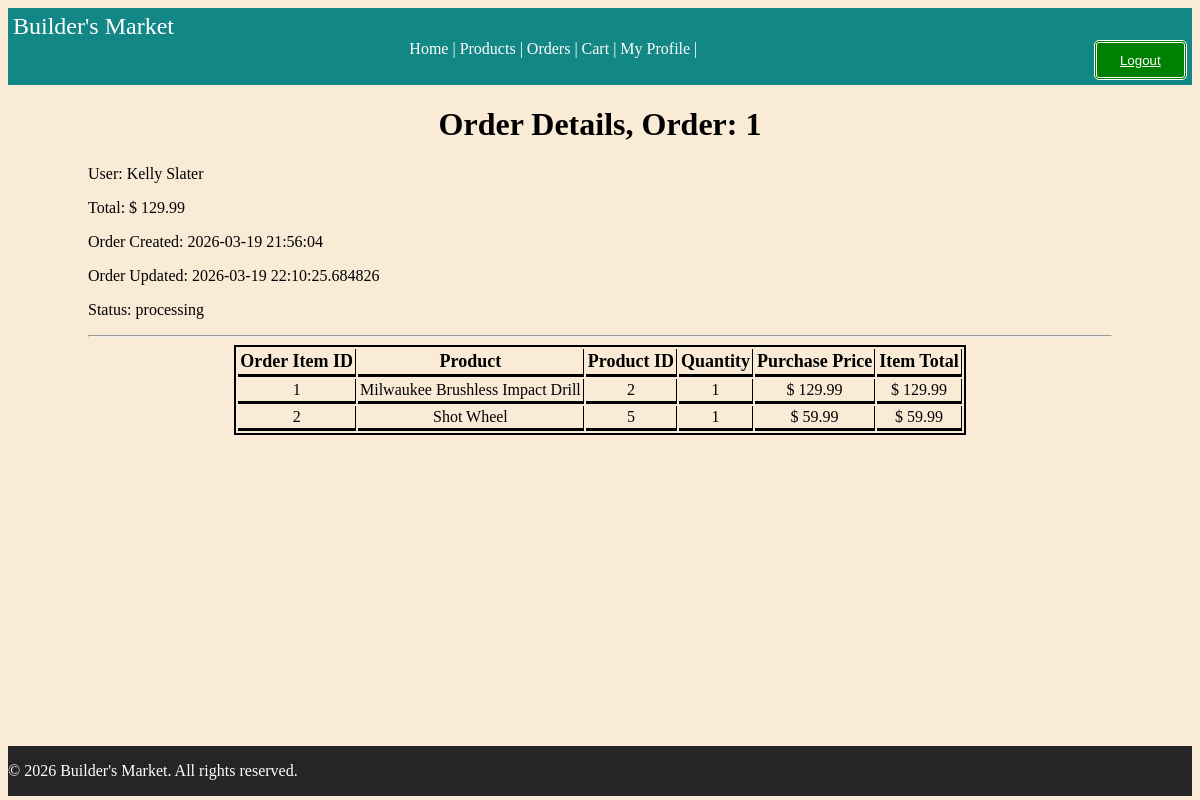
Before: /orders/1 (signed in) with the older database file.
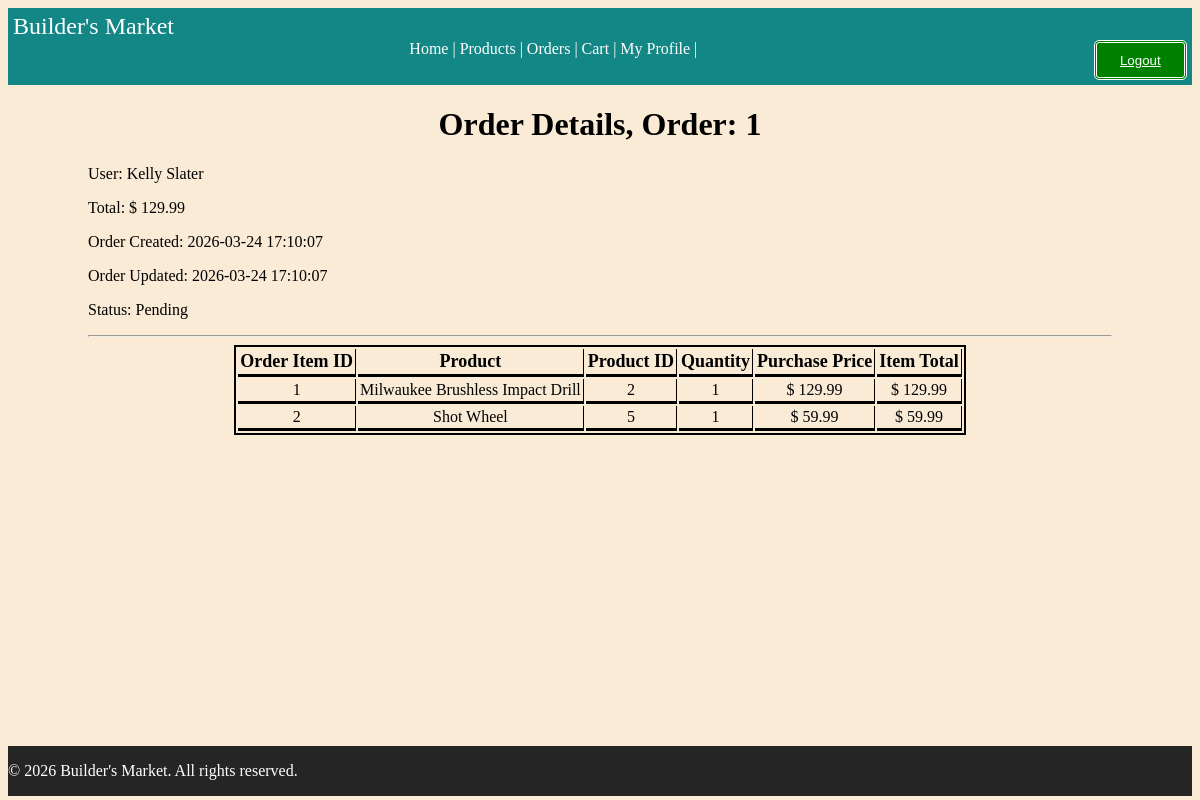
After: the same page with the newer database file.
### tables this page shows
CREATE TABLE orders (
    order_id INTEGER PRIMARY KEY,
    user_id INTEGER NOT NULL,
    total DECIMAL(10, 2) NOT NULL,
    status VARCHAR(50) NOT NULL DEFAULT 'Pending',
    created_at DATETIME DEFAULT CURRENT_TIMESTAMP,
    updated_at DATETIME DEFAULT CURRENT_TIMESTAMP,
    FOREIGN KEY (user_id) REFERENCES users(user_id) ON DELETE CASCADE
);

### routes/orders.py (the view)
@orders_bp.route('/<int:order_id>', methods=['GET'])
@require_auth
def order_details(order_id):
    order = Order.GetByID(order_id)
    if not order:
        abort(404)
    items = OrderItem.GetByOrder(order_id)
    if g.user.role not in ["Admin", "Moderator"]:
        if order["user_id"] != g.user.user_id:
            abort(403)
    return render_template('order/orders_detail.html', order=order, items = items)

### auth/auths.py (called while the page is built)
def require_auth(f):
    @wraps(f)
    def wrapped_view(*args, **kwargs):
        if not g.get("user"):
          abort(401)
        return f(*args, **kwargs)
    return wrapped_view

### database/connection.py (called while the page is built)
def get_connection():
    try:
        conn = sqlite3.connect(Config.DATABASE)
        conn.row_factory = sqlite3.Row
        return conn
    except Error as e:
        print(f"Database connection error: {e}")
        return None

### models/order.py (called while the page is built)
    @staticmethod
    def GetByID(order_id):
        db = get_connection()
        try:
            return db.execute("""
                SELECT o.*, u.username
                FROM orders o
                JOIN users u ON o.user_id = u.user_id
                WHERE order_id = ?
            """, (order_id,)).fetchone()
        finally:
            db.close()

### templates/order/orders_detail.html (shortened to what this page needs)
{% extends "base.html" %}
{% block content %}
<h1> Order Details, Order: {{order.order_id}}  </h1>
<p> User: {{order.username}}</p>
    <p>Total: $ {{order.total}} </p>
    <p> Order Created: {{order.created_at }} <p> Order Updated: {{order.updated_at}} </p> </p>
<p> Status: {{order.status}}</p>
<hr>
<div class="order-table-container">
<table class="order-table">
    <thead>
    <tr>
        <th> Order Item ID</th>
        <th> Product</th>
        <th> Product ID </th>
        <th> Quantity</th>
        <th> Purchase Price </th>
        <th>  Item Total </th>
    </tr>
    </thead>
    <tbody>
    {% for item in items %}
    <tr>
        <td> {{ item.order_item_id}} </td>
        <td> {{ item.product_name }}</td>
        <td> {{item.product_id}}</td>
        <td> {{item.quantity }} </td>
        <td> $ {{item.price}}</td>
        <td> $ {{item.item_total}}</td>
    </tr>
    {% endfor %}
    </tbody>
</table>
</div>
    <br>
{% endblock %}

Changed rows visible on the page:
changed orders id 1: created_at "2026-03-19 21:56:04" → "2026-03-24 17:10:07"; updated_at "2026-03-19 22:10:25.684826" → "2026-03-24 17:10:07"; status "processing" → "Pending"
